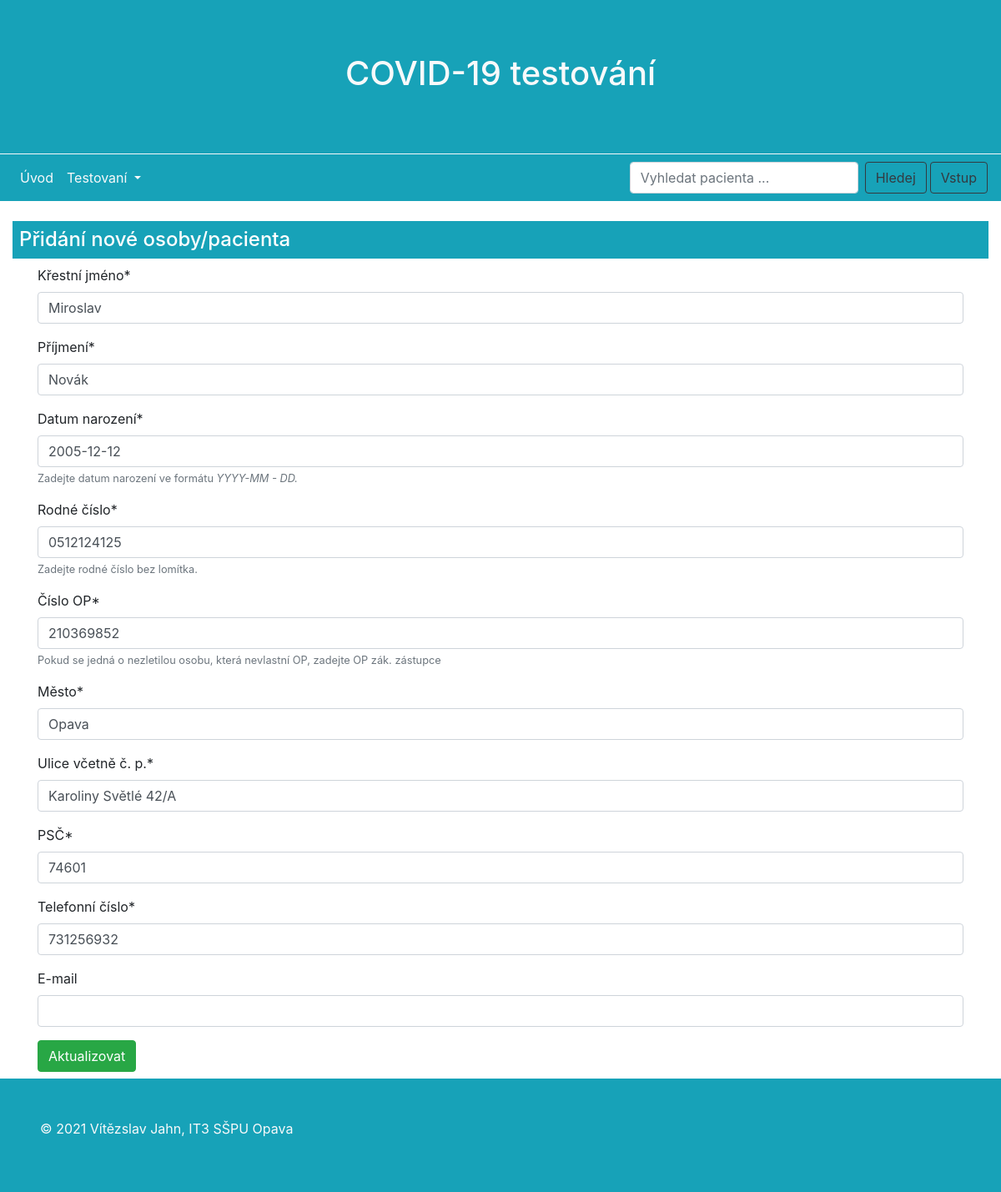
The page /covid/osoba/21/update/ on the database its author committed.
### covidtest/models.py (models this page shows, shortened)
class Osoba(models.Model):
    jmeno = models.CharField(max_length=100, verbose_name="Křestní jméno")
    prijmeni = models.CharField(max_length=100, verbose_name="Příjmení")
    datum_narozeni = models.DateField(help_text="Zadejte datum narození ve formátu <em>YYYY-MM - DD.</em>",
                                      verbose_name="Datum narození")
    rodne_cislo = models.CharField(unique=True, max_length=10, validators=[is_number], verbose_name="Rodné číslo",
                                   help_text="Zadejte rodné číslo bez lomítka.")
    cislo_op = models.PositiveIntegerField(unique=True, validators=[MaxValueValidator(999999999)], verbose_name="Číslo OP",
                                           help_text="Pokud se jedná o nezletilou osobu, která nevlastní OP, zadejte OP zák. zástupce")
    mesto = models.CharField(max_length=200, verbose_name="Město")
    ulice = models.CharField(max_length=220, verbose_name="Ulice včetně č. p.")
    psc = models.PositiveIntegerField(validators=[MaxValueValidator(99999), MinValueValidator(10000)], verbose_name="PSČ")
    tel_cislo = models.PositiveIntegerField(validators=[MaxValueValidator(999999999), MinValueValidator(111111111)],
                                            verbose_name="Telefonní číslo")
    email = models.EmailField(max_length=254, unique=True, blank=True, null=True, verbose_name="E-mail")
    class Meta:
        ordering = ["prijmeni"]
    '''
    def get_absolute_url(self):
        return reverse('pojistenec-create')
    '''
    ''' Při stisknutí tlačítka "Uložit" dojde automaticky k přesměrování na stránku k sestavení údajů
        o pojištěné osobě.
    '''
    '''
    def get_absolute_url(self):
        return reverse('pojistenec-create')
'''

### covidtest/views.py (the view)
# urls.py: path('osoba/<int:pk>/update/', views.OsobaUpdateView.as_view(), name='update-osoba'),
class OsobaUpdateView(UpdateView, LoginRequiredMixin, PermissionRequiredMixin):
    model = Osoba
    fields = ['jmeno', 'prijmeni', 'datum_narozeni', 'rodne_cislo', 'cislo_op', 'mesto', 'ulice', 'psc',
              'tel_cislo', 'email']
    template_name = 'stranky/update/osoba_form_update.html'
    success_url = reverse_lazy('seznam_testu')
    login_url = '/accounts/login/'
    permission_required = 'covidtest.can_change_osoba'

### covidtest/templates/stranky/update/osoba_form_update.html (shortened to what this page needs)
{% extends "base.html" %}
{% load crispy_forms_tags %}
{% block content %}
<h4 class="text-left bg-info text-white p-2 mb-2">
    Přidání nové osoby/pacienta
</h4>
<div class="container">
    <form method="post">
        {{ form|crispy }}
        <button type="submit" class="btn btn-success">Aktualizovat</button>
    </form>
</div>
{% endblock %}

### rows shown on the page
Osoba: jmeno "Miroslav", prijmeni "Novák", datum_narozeni "2005-12-12", rodne_cislo "0512124125", cislo_op "210369852", mesto "Opava", ulice "Karoliny Světlé 42/A", psc "74601", tel_cislo "731256932"
